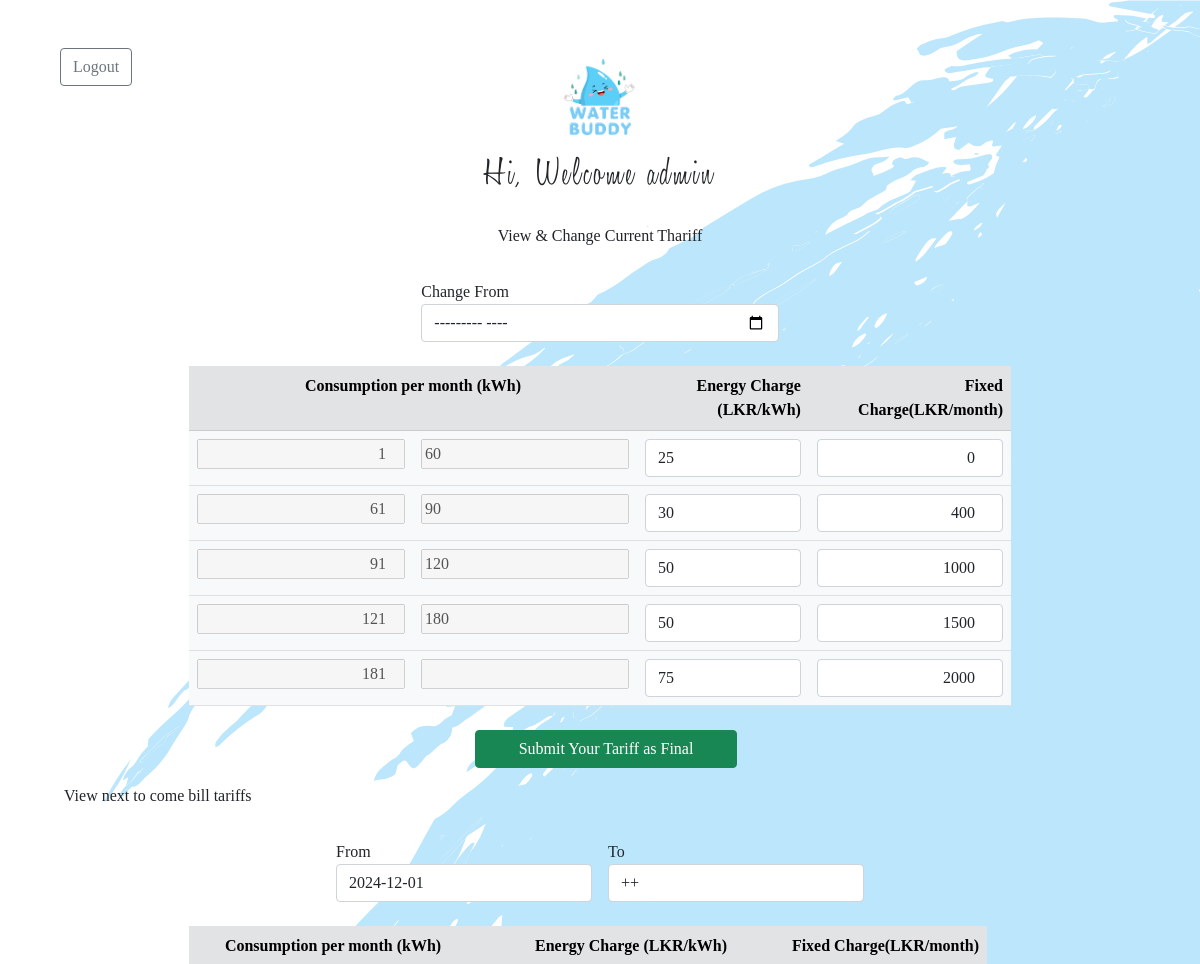
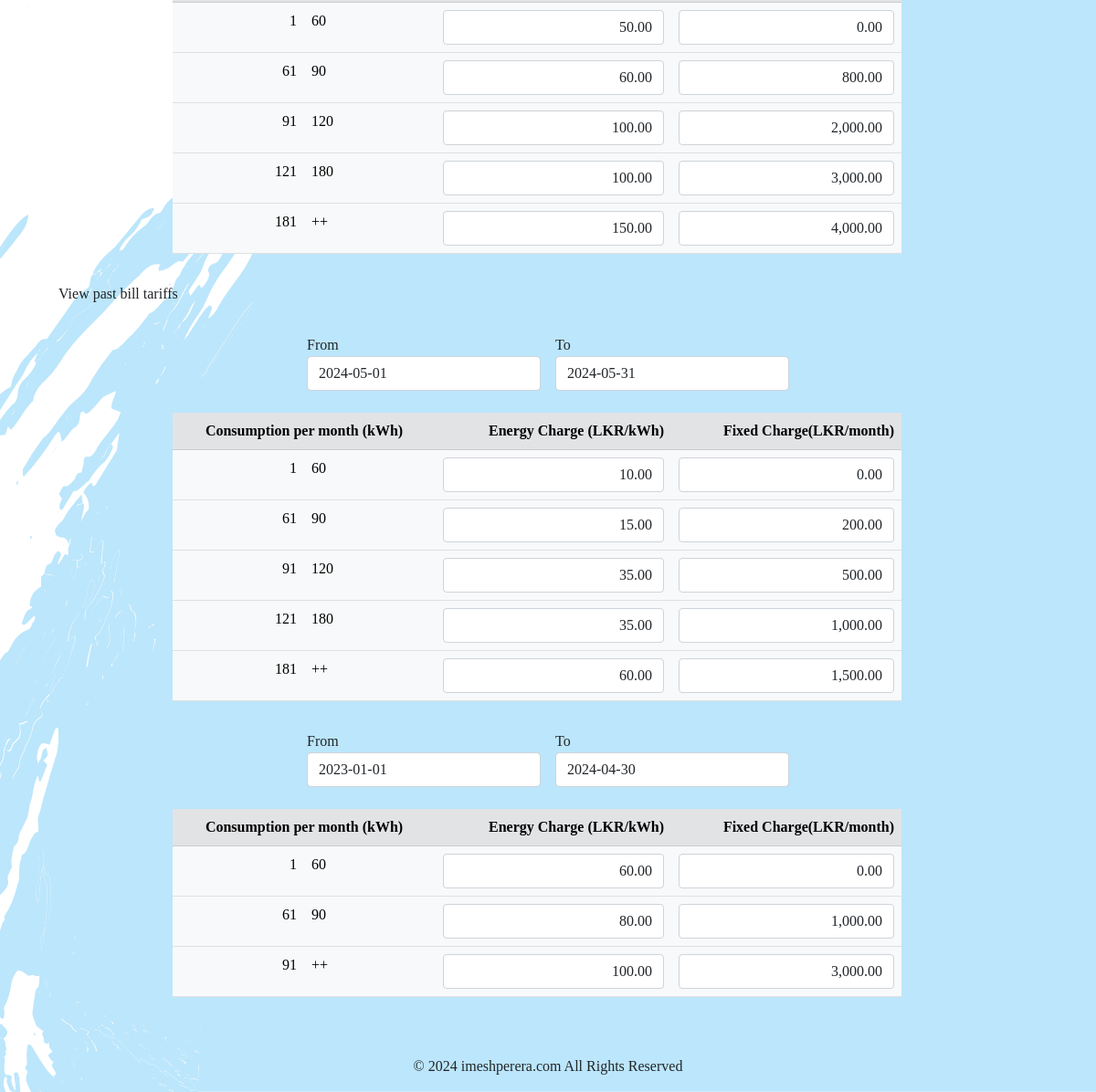
The page /admin.php (signed in) on the database its author committed (2 pictures, top to bottom).
### tables this page shows
CREATE TABLE IF NOT EXISTS `water_bill_units` (
  `id` int NOT NULL AUTO_INCREMENT,
  `tariff_id` int DEFAULT NULL,
  `minvalue` int DEFAULT NULL,
  `maxvalue` int DEFAULT NULL,
  `energycharge` double DEFAULT NULL,
  `fixcharge` double DEFAULT NULL,
  PRIMARY KEY (`id`),
  KEY `tariff_id` (`tariff_id`),
  CONSTRAINT `FK1_tariff` FOREIGN KEY (`tariff_id`) REFERENCES `bill_tariff` (`id`)
);

CREATE TABLE IF NOT EXISTS `bill_tariff` (
  `id` int NOT NULL AUTO_INCREMENT,
  `upfrom` date DEFAULT NULL,
  `tilfor` date DEFAULT NULL,
  PRIMARY KEY (`id`)
);

### admin.php (the view, shortened to what this page needs)
<?php
if(isset($_SESSION["myadmin"])){
$dbserver = "localhost";
$dblocation = "root";
$dbpassword = "Dilshan@1234";
$dbname = "waterbills";
$dbms = new mysqli($dbserver, $dblocation, $dbpassword, $dbname, "3306");
function formatNumber($number) {
    $formattedNumber = number_format((float)$number, 2, '.', '');
    if (strpos($formattedNumber, '.') !== false) {
        list($whole, $decimal) = explode('.', $formattedNumber);
        $whole = number_format((int)$whole);
        $formattedNumber = $whole . '.' . $decimal;
    } else {
        $formattedNumber = number_format((int)$formattedNumber);
    }
    return $formattedNumber;
}
?>
<!DOCTYPE html>
<html>
<head>
    <link rel="stylesheet" href="bootstrap/bootstrap-icons.css" />
    <link rel="stylesheet" href="bootstrap/bootstrap.min.css" />
    <link rel="stylesheet" href="style.css" />
</head>
<body class="main-background">
    <div class="container-fluid min-vh-100 d-flex align-content-center pt-5">
        <div class="row align-content-sm-center">
            <div class="col-12">
                <button class="btn btn-outline-secondary w-auto position-absolute ms-2 ms-md-5" onclick="SignOut();"> Logout </button>
                <div class="row">
                    <div class="col-12 logo">
                    </div>
                    <div class="col-12">
                        <p class="text-center title1">Hi, Welcome <?php echo $_SESSION["myadmin"]["name"]; ?></p>
                    </div>
                </div>
            </div>
            <div class="col-12 px-3">
                <div class="row px-2 px-md-5 g-3">
                    <div class="col-12 text-center">
                        <label class="form-lable title2 text-center text-bold">View & Change Current Thariff</label>
                    </div>
                    <form action="admin.php" method="POST">
                        <div class="col-6 col-md-4 offset-3 offset-md-4">
                            <label class="form-lable">Change From</label>
                            <?php
                                $currentDate = new DateTime();
                                $nextMonth = $currentDate->modify('first day of next month');
                                $nextMonthString = $nextMonth->format('Y-m');
                            ?>
                            <input name="nextmonth" type="month" class="form-control" min="<?php echo $nextMonthString; ?>" />
                        </div>
                        <div class="col-12" id="bill_box">
                            <div class="row" id="bill_preview">
                                <div class="col-12 mt-4">
                                    <div class="row justify-content-center">
                                        <table class="table w-75">
                                            <tr class="table-secondary">
                                                <th class="text-center" colspan="2">Consumption per month (kWh)</th>
                                                <th class="text-end">Energy Charge (LKR/kWh)</th>
                                                <th class="text-end">Fixed Charge(LKR/month)</th>
                                            </tr>
                                            <?php
                                                $today = date("Y-m-d");
                                                $querya ="SELECT * FROM bill_tariff RIGHT JOIN water_bill_units ON bill_tariff.id = water_bill_units.tariff_id WHERE bill_tariff.upfrom <= '".$today."' AND (bill_tariff.tilfor >= '".$today."' OR bill_tariff.tilfor IS NULL);";
                                                $resulta = $dbms -> query($querya);
                                                $nr = $resulta->num_rows;
                                                for($j=1; $j<=$nr; $j++){
                                                    $dataa = $resulta->fetch_assoc();
                                                ?>
                                                    <tr class="table-light">
                                                        <td><input type="number" disabled class="text-end w-fill" value="<?php echo $dataa['minvalue']; ?>" />
                                                        <input type="number" hidden name="<?php echo "min".$j; ?>" value="<?php echo $dataa['minvalue']; ?>" /></td>
                                                        <td><input type="number" disabled class="w-fill" value="<?php if($j == $nr){echo "++"; }else{echo $dataa['maxvalue'];} ?>" />
                                                        <input type="number" hidden name="<?php echo "max".$j; ?>" value="<?php if($j == $nr){echo "++"; }else{echo $dataa['maxvalue'];} ?>" /></td>
                                                        <td><input type="number" name="<?php echo "energycharge".$j; ?>" class="form-control" value="<?php echo $dataa['energycharge']; ?>"/></td>
                                                        <td><input type="number" name="<?php echo "fixcharge".$j; ?>" class="text-end form-control" value="<?php echo $dataa['fixcharge']; ?>"/></td>
                                                    </tr>
                                                <?php
                                                }
                                                ?>
                                        </table>
                                    </div>
                                </div>
                            </div>
                            <div class="col-12 mt-2">
                                <div class="row justify-content-center">
                                    <div class="col-6 offset-3">
                                        <button class="btn btn-success w-50" type="submit">Submit Your Tariff as Final</button>
                                    </div>
                                </div>
                            </div>
                        </div>
                    </form>
                    <div class="col-12 mt-3">
                        <label class="form-lable text-bold mb-3">View next to come bill tariffs</label>
                    </div>
                    <?php
                        $queryx ="SELECT bill_tariff.id, bill_tariff.upfrom, bill_tariff.tilfor FROM bill_tariff RIGHT JOIN water_bill_units ON bill_tariff.id = water_bill_units.tariff_id WHERE bill_tariff.upfrom > '".$today ."' GROUP BY bill_tariff.id;";
                        $resultx = $dbms -> query($queryx);
                        $nr4 = $resultx->num_rows;
                        for($q=1; $q<=$nr4; $q++){
                            $datax = $resultx->fetch_assoc();
                    ?>
                        <div class="col-6 col-md-3 offset-md-3">
                            <label class="form-lable">From</label>
                            <div class="form-control"><?php echo $datax["upfrom"]; ?></div>
                        </div>
                        <div class="col-6 col-md-3">
                            <label class="form-lable">To</label>
                            <div class="form-control"><?php if(empty($datax["tilfor"])){echo "++";}else{echo $datax["tilfor"];} ?></div>
                        </div>
                        <div class="row" id="bill_preview">
                            <div class="col-12 mt-4">
                                <div class="row justify-content-center">
                                    <table class="table w-75">
                                        <tr class="table-secondary">
                                            <th class="text-center" colspan="2">Consumption per month (kWh)</th>
                                            <th class="text-end">Energy Charge (LKR/kWh)</th>
                                            <th class="text-end">Fixed Charge(LKR/month)</th>
                                        </tr>
                                        <?php
                                            $queryy ="SELECT * FROM bill_tariff RIGHT JOIN water_bill_units ON bill_tariff.id = water_bill_units.tariff_id WHERE bill_tariff.id = '".$datax["id"]."';";
                                            $resulty = $dbms -> query($queryy);
                                            $nr5 = $resulty->num_rows;
                                            for($j=1; $j<=$nr5; $j++){
                                                $datay = $resulty->fetch_assoc();
                                            ?>
                                                <tr class="table-light">
                                                    <td>
                                                        <div>
                                                            <label class="text-end w-fill"><?php echo $datay['minvalue']; ?> </label>
                                                        </div>
                                                    </td>
                                                    <td>
                                                        <div>
                                                            <label class="w-fill"><?php if($j == $nr5){echo "++"; }else{echo $datay['maxvalue'];} ?></label>
                                                        </div>
                                                    </td>
                                                    <td><label type="number" class="text-end form-control"><?php echo formatNumber($datay['energycharge']); ?></label></td>
                                                    <td><label type="number" class="text-end form-control" ><?php echo formatNumber($datay['fixcharge']); ?></label></td>
                                                </tr>
                                            <?php
                                            }
                                            ?>
                                    </table>
                                </div>
                            </div>
                        </div>
                    <?php
                        }
                    ?>
                    <div class="col-12 mt-3">
                        <label class="form-lable text-bold mb-3">View past bill tariffs</label>
                    </div>
                    <?php
                        $queryb ="SELECT bill_tariff.id, bill_tariff.upfrom, bill_tariff.tilfor FROM bill_tariff RIGHT JOIN water_bill_units ON bill_tariff.id = water_bill_units.tariff_id WHERE bill_tariff.tilfor < '".$today ."' GROUP BY bill_tariff.id;";
                        $resultb = $dbms -> query($queryb);
                        $nr2 = $resultb->num_rows;
                        for($q=1; $q<=$nr2; $q++){
                            $datab = $resultb->fetch_assoc();
                    ?>
                        <div class="col-6 col-md-3 offset-md-3">
                            <label class="form-lable">From</label>
                            <div class="form-control"><?php echo $datab["upfrom"]; ?></div>
                        </div>
                        <div class="col-6 col-md-3">
                            <label class="form-lable">To</label>
                            <div class="form-control"><?php echo $datab["tilfor"]; ?></div>
                        </div>
                        <div class="row" id="bill_preview">
                            <div class="col-12 mt-4">
                                <div class="row justify-content-center">
                                    <table class="table w-75">
                                        <tr class="table-secondary">
                                            <th class="text-center" colspan="2">Consumption per month (kWh)</th>
                                            <th class="text-end">Energy Charge (LKR/kWh)</th>
                                            <th class="text-end">Fixed Charge(LKR/month)</th>
                                        </tr>
                                        <?php
                                            $queryc ="SELECT * FROM bill_tariff RIGHT JOIN water_bill_units ON bill_tariff.id = water_bill_units.tariff_id WHERE bill_tariff.id = '".$datab["id"]."';";
                                            $resultc = $dbms -> query($queryc);
                                            $nr3 = $resultc->num_rows;
                                            for($j=1; $j<=$nr3; $j++){
                                                $datac = $resultc->fetch_assoc();
                                            ?>
                                                <tr class="table-light">
                                                    <td>
                                                        <div>
                                                            <label class="text-end w-fill"><?php echo $datac['minvalue']; ?> </label>
                                                        </div>
                                                    </td>
                                                    <td>
                                                        <div>
                                                            <label class="w-fill"><?php if($j == $nr3){echo "++"; }else{echo $datac['maxvalue'];} ?></label>
                                                        </div>
                                                    </td>
                                                    <td><label type="number" class="text-end form-control"><?php echo formatNumber($datac['energycharge']); ?></label></td>
                                                    <td><label type="number" class="text-end form-control" ><?php echo formatNumber($datac['fixcharge']); ?></label></td>
                                                </tr>
                                            <?php
                                            }
                                            ?>
                                    </table>
                                </div>
                            </div>
                        </div>
                    <?php
                        }
                    ?>
                    <div class="col-12 mt-3 mt-lg-5">
                        <p class="text-center"><a href="https://www.imeshperera.com"
                                class="text-decoration-none text-dark">&copy; 2024 imeshperera.com All Rights
                                Reserved</a></p>
                    </div>
                </div>
            </div>
        </div>
    </div>
</body>
</html>
<?php
}else{
?>
<script>window.location = "index.php";</script>
<?php
}
?>

### style.css (style rules this page uses)
* { font-family: 'Quicksand'; scroll-behavior: smooth; }
.text-bold { font-family: 'Quicksand-bold'; }
a { color: white; }
.logo { height: 100px; background-image: url(resources/waterbuddy.png); background-repeat: no-repeat; background-position: center; background-size: contain; }
.title1 { font-family: "Honey-Script"; font-size: 40px; letter-spacing: 3px; }
.main-background { background-image: url(resources/background-body.svg); background-repeat: no-repeat; background-position: center; background-size: cover; }
.w-fill { min-width: 60px; width: -webkit-fill-available; }

### rows shown on the page
water_bill_units: minvalue "1", maxvalue "60", energycharge "25", fixcharge "0"
water_bill_units: minvalue "61", maxvalue "90", energycharge "30", fixcharge "400"
water_bill_units: minvalue "91", maxvalue "120", energycharge "50", fixcharge "1000"
water_bill_units: minvalue "121", maxvalue "180", energycharge "50", fixcharge "1500"
water_bill_units: minvalue "181", energycharge "75", fixcharge "2000"
bill_tariff: upfrom "2024-12-01"
water_bill_units: minvalue "1", maxvalue "60", energycharge "50.00", fixcharge "0.00"
water_bill_units: minvalue "61", maxvalue "90", energycharge "60.00", fixcharge "800.00"
water_bill_units: minvalue "91", maxvalue "120", energycharge "100.00", fixcharge "2,000.00"
water_bill_units: minvalue "121", maxvalue "180", energycharge "100.00", fixcharge "3,000.00"
water_bill_units: minvalue "181", energycharge "150.00", fixcharge "4,000.00"
bill_tariff: upfrom "2024-05-01", tilfor "2024-05-31"
water_bill_units: minvalue "1", maxvalue "60", energycharge "10.00", fixcharge "0.00"
water_bill_units: minvalue "61", maxvalue "90", energycharge "15.00", fixcharge "200.00"
water_bill_units: minvalue "91", maxvalue "120", energycharge "35.00", fixcharge "500.00"
water_bill_units: minvalue "121", maxvalue "180", energycharge "35.00", fixcharge "1,000.00"
water_bill_units: minvalue "181", energycharge "60.00", fixcharge "1,500.00"
bill_tariff: upfrom "2023-01-01", tilfor "2024-04-30"
water_bill_units: minvalue "1", maxvalue "60", energycharge "60.00", fixcharge "0.00"
water_bill_units: minvalue "61", maxvalue "90", energycharge "80.00", fixcharge "1,000.00"
water_bill_units: minvalue "91", energycharge "100.00", fixcharge "3,000.00"

### other values the page prints
$_SESSION["myadmin"]["name"] "admin"
